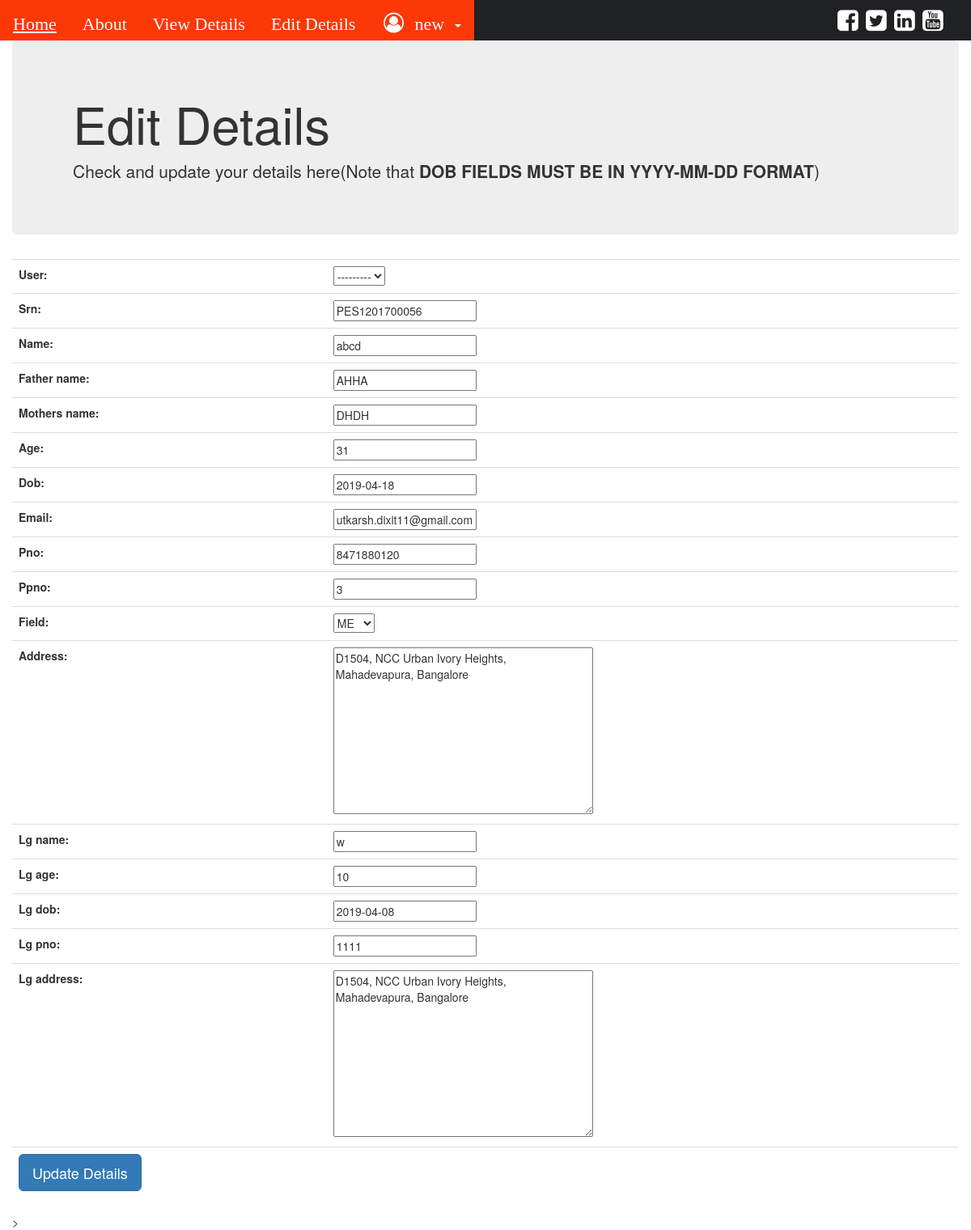
The app's page /edit_details/ (signed in) with its own data.
### pbh/models.py (models this page shows)
class UserProfile(models.Model):
	user = models.OneToOneField(
		User,
		on_delete=models.CASCADE,
		primary_key=True)
	srn=models.CharField(max_length=13,default='')
	name=models.CharField(max_length=100)
	father_name=models.CharField(max_length=100)
	mothers_name=models.CharField(max_length=100)
	age=models.IntegerField()
	dob = models.DateField(("Date"), default=datetime.date.today)
	email=models.EmailField(default='')
	pno=models.IntegerField(default=0)
	ppno=models.IntegerField(default=0)
	CSE = 'CSE'
	ECE = 'ECE'
	EEE = 'EEE'
	ME = 'ME'
	CHOICES = (
		(CSE, 'CSE'),
		(ECE, 'ECE'),
		(EEE, 'EEE'),
		(ME, 'ME'),
		)
	field = models.CharField(max_length=3,
                                      choices=CHOICES,
                                      default=CSE)
	address=models.TextField()
	lg_name=models.CharField(max_length=100)
	lg_age=models.IntegerField(default=0)
	lg_dob= models.DateField(("Date"), default=datetime.date.today)
	lg_pno=models.IntegerField(default=0)
	lg_address=models.TextField()

### pbh/views.py (the view)
# urls.py: path('edit_details/',views.edit_details,name='edit_details'),
def edit_details(request):
	if not request.user.is_authenticated:
		return redirect('/pbh/login/')
	username = request.user.get_username()
	if(request.method=='POST'):
		try:
			user_details = UserProfile.objects.get(user=request.user)
			form=HomeForm(request.POST, user=request.user, instance=user_details)
		except:
			form=HomeForm(request.POST, user=request.user)
		if(form.is_valid()):
			form.save()
	else:
		try:
			user_details = UserProfile.objects.get(user=request.user)
			if user_details is not None:
				form=HomeForm(initial={
					'srn': user_details.srn,
					'name': user_details.name,
					'father_name': user_details.father_name,
					'mothers_name': user_details.mothers_name,
					'age': user_details.age,
					'dob': user_details.dob,
					'email': user_details.email,
					'pno': user_details.pno,
					'ppno': user_details.ppno,
					'field': user_details.field,
					'address': user_details.address,
					'lg_name': user_details.lg_name,
					'lg_age': user_details.lg_age,
					'lg_dob': user_details.lg_dob,
					'lg_pno': user_details.lg_pno,
					'lg_address': user_details.lg_address,
					}, user=request.user)
		except:
			form = HomeForm(user=request.user)
	return render(request,'pbh/edit_details.html', {'form': form, 'username': username})

### pbh/forms.py
class HomeForm(forms.ModelForm):
	srn=forms.CharField(max_length=13)
	name=forms.CharField(max_length=100)
	father_name=forms.CharField(max_length=100)
	mothers_name=forms.CharField(max_length=100)
	age=forms.IntegerField()
	dob = forms.DateField()
	email=forms.EmailField()
	pno=forms.IntegerField()
	ppno=forms.IntegerField()
	CHOICES = (('CSE', 'CSE'),('ECE', 'ECE'),('ME','ME'),('EEE','EEE'))
	field = forms.ChoiceField(choices=CHOICES)
	address=forms.Textarea()
	lg_name=forms.CharField(max_length=100)
	lg_age=forms.IntegerField()
	lg_dob= forms.DateField()
	lg_pno=forms.IntegerField()
	lg_address=forms.Textarea()
	def __init__(self, *args, **kwargs):
		user = kwargs.pop('user','')
		super(HomeForm, self).__init__(*args, **kwargs)
		self.fields['user']=forms.ModelChoiceField(queryset=User.objects.filter(username=user.get_username()))
	class Meta:
		model= UserProfile
		fields='__all__'

### pbh/templates/pbh/edit_details.html (shortened to what this page needs)
{% extends 'pbh/base.html' %}
{% block content %}
<div class="container">
<div class="row">
	<div class="jumbotron jumbotron-fluid">
	  <div class="container">
	    <h1 class="display-4">Edit Details</h1>
	    <p class="lead">Check and update your details here(Note that <b>DOB FIELDS MUST BE IN YYYY-MM-DD FORMAT</b>)</p>
	  </div>
	</div>
</div>
<div class="row" class="body-row">
	<form method="POST">
	<table class="table">
		{{form.as_table}}
	<tr>
		<td>
			<button type="submit" class="btn btn-lg btn-primary">Update Details</button>
		</td>
		<td>
		</td>
	</tr>
	</table>
	>
</form>
</div>
</div>
{% endblock %}

### pbh/templates/pbh/base.html (shortened to what this page needs)
<!DOCTYPE html>
<html>
<head>
	<link rel="stylesheet" href="https://cdnjs.cloudflare.com/ajax/libs/font-awesome/4.7.0/css/font-awesome.min.css">
	<link rel="stylesheet" href="/static/styles.css">
	<link rel="stylesheet" href="https://maxcdn.bootstrapcdn.com/bootstrap/3.4.0/css/bootstrap.min.css">
</head>
<body>
	<div id ="ss" style="background-color: #202123">
			<div class="row">
				<div class="col-lg-10">
					<div id = "searchbar"class="searchelem"  >
	  					<a class="active" href="/pbh/">Home</a>
	  					<a class="active" href="/pbh/about/">About</a>
	  					<a class="active" href="/pbh/view_details">View Details</a>
	  					<a class="active" href="/pbh/edit_details">Edit Details</a>
	  					{% if username is None %}
	  					<a class="active" href="/pbh/login">Login</a>
	  					{% else %}
	  						<a class="active dropdown-toggle" href="#" id="dropdownMenu2" data-toggle="dropdown">
	  							<i class="fa fa-user-circle-o" aria-hidden="true" style="margin: 0px;padding:0px;font-size:25px"></i> &nbsp;{{username}}&nbsp;
	  						    <span class="caret"></span>
  						    </a>
	  					{% endif %}
					</div>
				</div>
				<div class="col-lg-2">
					<div class="btn-toolbar">
						<a class="btn-group" href="#"><i class="fa fa-facebook-square fa-inverse"></i></a>
						<a class="btn-group" href="#"><i class="fa fa-twitter-square fa-inverse"> </i></a>
						<a class="btn-group" href="#"><i class="fa fa-linkedin-square fa-inverse"></i></a>
						<a class="btn-group" href="#"><i class="fa fa-youtube-square fa-inverse"></i></a>
						<a class="btn-group" href="#"><i class="fa fa-instagram-square fa-inverse"> </i></a>
					</div>
				</div>
			</div>
	</div>
	<div>
		{% block content %}
		{% endblock %}
	</div>
</body>
</html>

### assets/styles.css (style rules this page uses)
.fa { padding: 10px; font-size: 30px; width: 30px; text-align: center; text-decoration: none; }
#searchbar { float: left; }
#ss { background-color: #202123; height: 50px; }
.searchelem { overflow: hidden; background-color: #202123; height: 50px; }
.searchelem a { height:50px; float: left; display: block; color: white; text-align: center; padding: 14px 16px; text-decoration: none; font-size: 22px; font-family:Agency FB; }
.searchelem a.active { background-color: #fc3807; color: white; }

### records on screen
UserProfile: user "---------", srn "PES1201700056", name "abcd", father_name "AHHA", mothers_name "DHDH", age "31", dob "2019-04-18", email "utkarsh.dixit11@gmail.com", pno "8471880120", ppno "3", field "ME", address "D1504, NCC Urban Ivory Heights, Mahadevapura, Bangalore", lg_name "w", lg_age "10", lg_dob "2019-04-08", lg_pno "1111", lg_address "D1504, NCC Urban Ivory Heights, Mahadevapura, Bangalore"

### other values on screen
{{ username }} "new"
